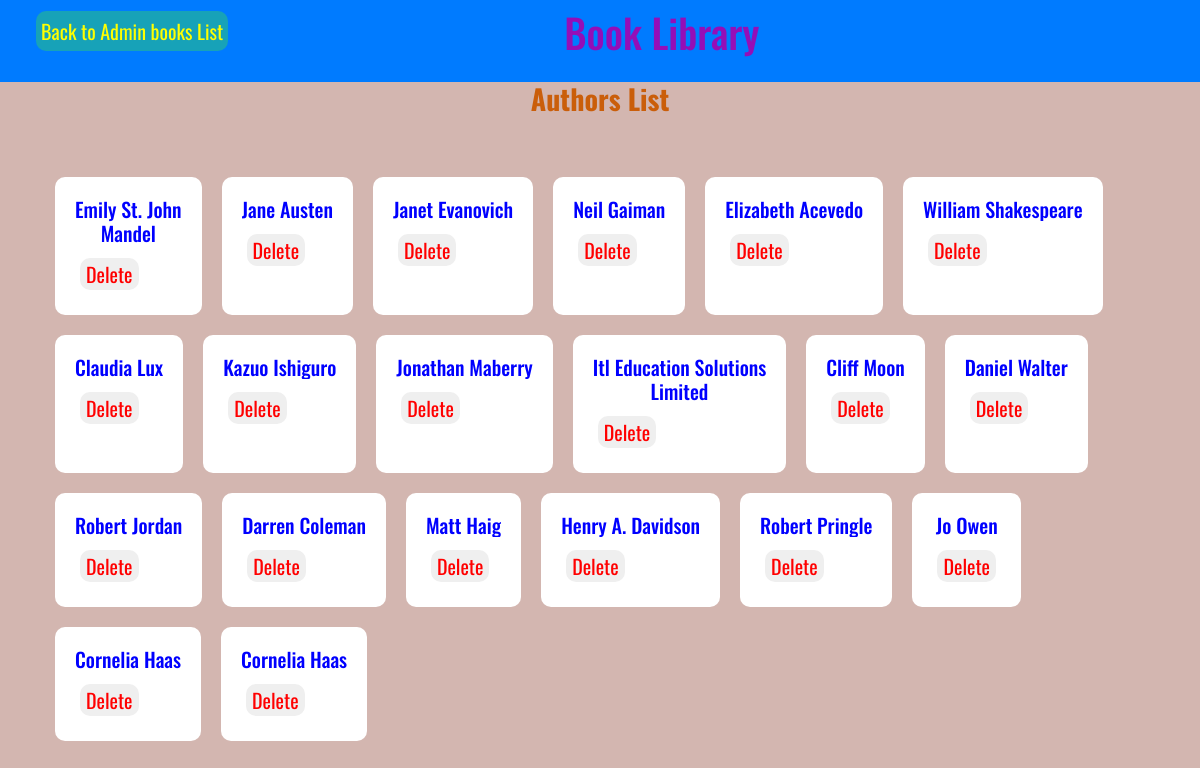
/authors_list/1, run on the app's committed database.
### data_managers/data_models.py (models this page shows, shortened)
class User(db.Model, UserMixin):
    __tablename__ = "users"
    id = Column(Integer, primary_key=True, autoincrement=True)
    name = Column(String)
    email = Column(String, unique=True)
    password = Column(String)
    is_admin = Column(Boolean, default=False)  # New column for admin status
    createdAt = Column(DateTime, default=datetime.now)
    profile_image = Column(String)
    book = relationship('Book', backref='users', secondary=user_book_association)

class Author(db.Model):
    __tablename__ = "authors"
    id = Column(Integer, primary_key=True, autoincrement=True)
    name = Column(String)
    birth_date = Column(Date)
    date_of_death = Column(Date)

### Implementation/authors_app.py (the view)
@authors_app.route("/authors_list/<int:user_id>")
def authors_lists(user_id):
    try:
        authors = data_manager.list_all_authors()
        user = data_manager.get_user(user_id)
        return render_template("authors_list.html", user_id=user_id, authors=authors, user=user)
    except Exception as error:
        return render_template("error.html", error=error)

### data_managers/data_manager_interface_sql.py (called while the page is built)
    def get_user(self, user_id):
        user = db.session.query(User).get(user_id)
        if user:
            return user
        else:
            return None

    def list_all_authors(self):
        authors = db.session.query(Author).all()
        if authors:
            return authors
        else:
            return []

### templates/authors_list.html (shortened to what this page needs)
<!doctype html>
<html lang="en">
<head>
    <link href="https://cdn.jsdelivr.net/npm/bootstrap@4.6.2/dist/css/bootstrap.min.css"
 rel="stylesheet">
    <link href="{{url_for('static', filename='CSS/style.css')}}" rel="stylesheet">
</head>
<body>
<nav class="navbar navbar-expand-lg navbar-light bg-primary">
    <a class="navbar-brand bg-info" href="/user/books/{{user.id}}"
       style="margin-bottom:20px; margin-left:20px; color:yellow;border:none; border-radius:10px; padding:5px;">
        Back to {{user.name}} books List</a>
    <div class="collapse navbar-collapse" id="navbarSupportedContent">
        <ul class="navbar-nav mr-auto">
            <li class="nav-item">
                <h1 style="color:#950EB7; text-align:center;margin-left:320px;">Book Library</h1>
            </li>
        </ul>
    </div>
</nav>
<h3 style="text-align:center; color:#CA5E0A;font-weight:700;">Authors List</h3>
<div style="height:23px;margin-left:300px;margin-bottom:20px;">
</div>
<ul class="container" style="display:flex;flex-wrap: wrap;">
    {% for author in authors %}
    <li style="margin: 10px;list-style-type:none; border-radius:10px; padding:20px; background:#fff;">
        <h3 style="text-align: center; color: blue; font-size: 20px; overflow: hidden; white-space: nowrap; text-overflow: ellipsis;">
            {% for word_group in author.name.split()|batch(3) %}
            <span>{{ word_group|join(" ") }}</span>
            {% if not loop.last %}<br>{% endif %}
            {% endfor %}
        </h3>
        <form class="delete-form" action="/author/{{user_id}}/{{author.id}}/delete" method="POST">
            <input style="margin:5px; color:red; border-radius:10px;border:none;" type="submit" value="Delete">
        </form>
    </li>
    {% endfor %}
</ul>
</body>
</html>

### static/CSS/style.css (style rules this page uses)
body { background-color: #D3B6B0; font-family: 'Oswald', sans-serif; }
ul li { font-size:20px; margin-right:30px; margin-bottom:10px; color:#FF5733 ; }

### data on the page
User: name "Admin"
Author: split "Emily St. John" "Mandel"
Author: split "Jane Austen"
Author: split "Janet Evanovich"
Author: split "Neil Gaiman"
Author: split "Elizabeth Acevedo"
Author: split "William Shakespeare"
Author: split "Claudia Lux"
Author: split "Kazuo Ishiguro"
Author: split "Jonathan Maberry"
Author: split "Itl Education Solutions" "Limited"
Author: split "Cliff Moon"
Author: split "Daniel Walter"
Author: split "Robert Jordan"
Author: split "Darren Coleman"
Author: split "Matt Haig"
Author: split "Henry A. Davidson"
Author: split "Robert Pringle"
Author: split "Jo Owen"
Author: split "Cornelia Haas"
Author: split "Cornelia Haas"
